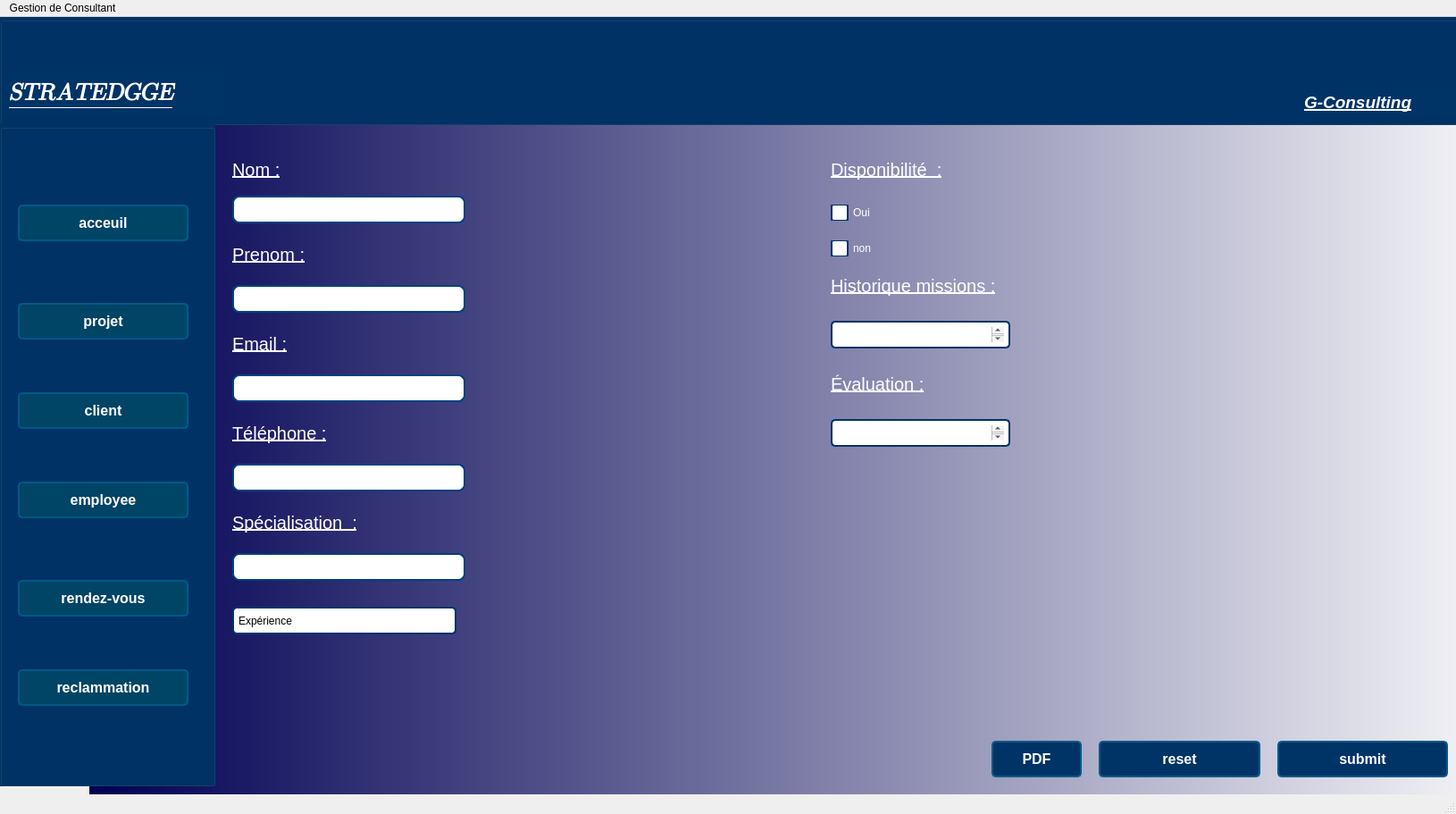
<?xml version="1.0" encoding="UTF-8"?>
<ui version="4.0">
 <class>MainWindow</class>
 <widget class="QMainWindow" name="MainWindow">
  <property name="geometry">
   <rect>
    <x>0</x>
    <y>0</y>
    <width>1630</width>
    <height>911</height>
   </rect>
  </property>
  <property name="windowTitle">
   <string>MainWindow</string>
  </property>
  <property name="autoFillBackground">
   <bool>false</bool>
  </property>
  <property name="styleSheet">
   <string notr="true"/>
  </property>
  <widget class="QWidget" name="centralwidget">
   <widget class="QLabel" name="label">
    <property name="geometry">
     <rect>
      <x>100</x>
      <y>0</y>
      <width>1631</width>
      <height>881</height>
     </rect>
    </property>
    <property name="styleSheet">
     <string notr="true">background-color:qlineargradient(spread:pad, x1:0, y1:0, x2:1, y2:0, stop:0 rgba(0, 0, 83, 255), stop:1 rgba(255, 255, 255, 255));</string>
    </property>
    <property name="text">
     <string/>
    </property>
   </widget>
   <widget class="QGroupBox" name="groupBox">
    <property name="geometry">
     <rect>
      <x>0</x>
      <y>0</y>
      <width>1631</width>
      <height>121</height>
     </rect>
    </property>
    <property name="styleSheet">
     <string notr="true">background-color: rgb(0, 51, 102);</string>
    </property>
    <property name="title">
     <string/>
    </property>
    <widget class="QLabel" name="label_6">
     <property name="geometry">
      <rect>
       <x>1460</x>
       <y>80</y>
       <width>181</width>
       <height>31</height>
      </rect>
     </property>
     <property name="font">
      <font>
       <pointsize>14</pointsize>
       <italic>true</italic>
       <bold>true</bold>
       <underline>true</underline>
       <hintingpreference>PreferVerticalHinting</hintingpreference>
      </font>
     </property>
     <property name="styleSheet">
      <string notr="true">QLabel
{
color:white;
}</string>
     </property>
     <property name="text">
      <string>G-Consulting</string>
     </property>
    </widget>
    <widget class="QLabel" name="label_3">
     <property name="geometry">
      <rect>
       <x>10</x>
       <y>60</y>
       <width>241</width>
       <height>51</height>
      </rect>
     </property>
     <property name="font">
      <font>
       <family>Segoe UI Emoji</family>
       <pointsize>20</pointsize>
       <italic>true</italic>
       <bold>true</bold>
       <underline>true</underline>
       <hintingpreference>PreferDefaultHinting</hintingpreference>
      </font>
     </property>
     <property name="styleSheet">
      <string notr="true">QLabel {
    color: white;
}
</string>
     </property>
     <property name="text">
      <string>STRATEDGGE</string>
     </property>
    </widget>
   </widget>
   <widget class="QGroupBox" name="groupBox_2">
    <property name="geometry">
     <rect>
      <x>0</x>
      <y>120</y>
      <width>241</width>
      <height>741</height>
     </rect>
    </property>
    <property name="styleSheet">
     <string notr="true">background-color: rgb(0, 51, 102);</string>
    </property>
    <property name="title">
     <string/>
    </property>
    <widget class="QPushButton" name="pushButton">
     <property name="geometry">
      <rect>
       <x>20</x>
       <y>200</y>
       <width>191</width>
       <height>41</height>
      </rect>
     </property>
     <property name="font">
      <font>
       <pointsize>-1</pointsize>
       <bold>true</bold>
       <hintingpreference>PreferFullHinting</hintingpreference>
      </font>
     </property>
     <property name="contextMenuPolicy">
      <enum>Qt::ContextMenuPolicy::NoContextMenu</enum>
     </property>
     <property name="styleSheet">
      <string notr="true">QPushButton {
    background-color: #004466;  /* Dark Blue */
    color: white;  /* Text color */
    font-size: 16px;  /* Font size */
    font-weight: bold;  /* Make text bold */
    padding: 10px 20px;  /* Padding inside the button */
    border: 2px solid #005a87;  /* Border color */
    border-radius: 5px;  /* Rounded corners */
}

QPushButton:hover {
    background-color: #005a87;  /* Lighter blue when hovering */
    border-color: #003366;  /* Darker border when hovering */
}

QPushButton:pressed {
    background-color: #002d4d;  /* Darker blue when pressed */
}</string>
     </property>
     <property name="text">
      <string>projet</string>
     </property>
     <property name="flat">
      <bool>false</bool>
     </property>
    </widget>
    <widget class="QPushButton" name="pushButton_2">
     <property name="geometry">
      <rect>
       <x>20</x>
       <y>300</y>
       <width>191</width>
       <height>41</height>
      </rect>
     </property>
     <property name="font">
      <font>
       <pointsize>-1</pointsize>
       <bold>true</bold>
       <hintingpreference>PreferFullHinting</hintingpreference>
      </font>
     </property>
     <property name="contextMenuPolicy">
      <enum>Qt::ContextMenuPolicy::NoContextMenu</enum>
     </property>
     <property name="styleSheet">
      <string notr="true">QPushButton {
    background-color: #004466;  /* Dark Blue */
    color: white;  /* Text color */
    font-size: 16px;  /* Font size */
    font-weight: bold;  /* Make text bold */
    padding: 10px 20px;  /* Padding inside the button */
    border: 2px solid #005a87;  /* Border color */
    border-radius: 5px;  /* Rounded corners */
}

QPushButton:hover {
    background-color: #005a87;  /* Lighter blue when hovering */
    border-color: #003366;  /* Darker border when hovering */
}

QPushButton:pressed {
    background-color: #002d4d;  /* Darker blue when pressed */
}</string>
     </property>
     <property name="text">
      <string>client</string>
     </property>
     <property name="flat">
      <bool>false</bool>
     </property>
    </widget>
    <widget class="QPushButton" name="pushButton_3">
     <property name="geometry">
      <rect>
       <x>20</x>
       <y>400</y>
       <width>191</width>
       <height>41</height>
      </rect>
     </property>
     <property name="font">
      <font>
       <pointsize>-1</pointsize>
       <bold>true</bold>
       <hintingpreference>PreferFullHinting</hintingpreference>
      </font>
     </property>
     <property name="contextMenuPolicy">
      <enum>Qt::ContextMenuPolicy::NoContextMenu</enum>
     </property>
     <property name="styleSheet">
      <string notr="true">QPushButton {
    background-color: #004466;  /* Dark Blue */
    color: white;  /* Text color */
    font-size: 16px;  /* Font size */
    font-weight: bold;  /* Make text bold */
    padding: 10px 20px;  /* Padding inside the button */
    border: 2px solid #005a87;  /* Border color */
    border-radius: 5px;  /* Rounded corners */
}

QPushButton:hover {
    background-color: #005a87;  /* Lighter blue when hovering */
    border-color: #003366;  /* Darker border when hovering */
}

QPushButton:pressed {
    background-color: #002d4d;  /* Darker blue when pressed */
}</string>
     </property>
     <property name="text">
      <string>employee</string>
     </property>
     <property name="flat">
      <bool>false</bool>
     </property>
    </widget>
    <widget class="QPushButton" name="pushButton_4">
     <property name="geometry">
      <rect>
       <x>20</x>
       <y>510</y>
       <width>191</width>
       <height>41</height>
      </rect>
     </property>
     <property name="font">
      <font>
       <pointsize>-1</pointsize>
       <bold>true</bold>
       <hintingpreference>PreferFullHinting</hintingpreference>
      </font>
     </property>
     <property name="contextMenuPolicy">
      <enum>Qt::ContextMenuPolicy::NoContextMenu</enum>
     </property>
     <property name="styleSheet">
      <string notr="true">QPushButton {
    background-color: #004466;  /* Dark Blue */
    color: white;  /* Text color */
    font-size: 16px;  /* Font size */
    font-weight: bold;  /* Make text bold */
    padding: 10px 20px;  /* Padding inside the button */
    border: 2px solid #005a87;  /* Border color */
    border-radius: 5px;  /* Rounded corners */
}

QPushButton:hover {
    background-color: #005a87;  /* Lighter blue when hovering */
    border-color: #003366;  /* Darker border when hovering */
}

QPushButton:pressed {
    background-color: #002d4d;  /* Darker blue when pressed */
}</string>
     </property>
     <property name="text">
      <string>rendez-vous</string>
     </property>
     <property name="flat">
      <bool>false</bool>
     </property>
    </widget>
    <widget class="QPushButton" name="pushButton_5">
     <property name="geometry">
      <rect>
       <x>20</x>
       <y>610</y>
       <width>191</width>
       <height>41</height>
      </rect>
     </property>
     <property name="font">
      <font>
       <pointsize>-1</pointsize>
       <bold>true</bold>
       <hintingpreference>PreferFullHinting</hintingpreference>
      </font>
     </property>
     <property name="contextMenuPolicy">
      <enum>Qt::ContextMenuPolicy::NoContextMenu</enum>
     </property>
     <property name="styleSheet">
      <string notr="true">QPushButton {
    background-color: #004466;  /* Dark Blue */
    color: white;  /* Text color */
    font-size: 16px;  /* Font size */
    font-weight: bold;  /* Make text bold */
    padding: 10px 20px;  /* Padding inside the button */
    border: 2px solid #005a87;  /* Border color */
    border-radius: 5px;  /* Rounded corners */
}

QPushButton:hover {
    background-color: #005a87;  /* Lighter blue when hovering */
    border-color: #003366;  /* Darker border when hovering */
}

QPushButton:pressed {
    background-color: #002d4d;  /* Darker blue when pressed */
}</string>
     </property>
     <property name="text">
      <string>reclammation</string>
     </property>
     <property name="flat">
      <bool>false</bool>
     </property>
    </widget>
    <widget class="QPushButton" name="pushButton_6">
     <property name="geometry">
      <rect>
       <x>20</x>
       <y>90</y>
       <width>191</width>
       <height>41</height>
      </rect>
     </property>
     <property name="font">
      <font>
       <pointsize>-1</pointsize>
       <bold>true</bold>
       <hintingpreference>PreferFullHinting</hintingpreference>
      </font>
     </property>
     <property name="contextMenuPolicy">
      <enum>Qt::ContextMenuPolicy::NoContextMenu</enum>
     </property>
     <property name="styleSheet">
      <string notr="true">QPushButton {
    background-color: #004466;  /* Dark Blue */
    color: white;  /* Text color */
    font-size: 16px;  /* Font size */
    font-weight: bold;  /* Make text bold */
    padding: 10px 20px;  /* Padding inside the button */
    border: 2px solid #005a87;  /* Border color */
    border-radius: 5px;  /* Rounded corners */
}

QPushButton:hover {
    background-color: #005a87;  /* Lighter blue when hovering */
    border-color: #003366;  /* Darker border when hovering */
}

QPushButton:pressed {
    background-color: #002d4d;  /* Darker blue when pressed */
}</string>
     </property>
     <property name="text">
      <string>acceuil</string>
     </property>
     <property name="flat">
      <bool>false</bool>
     </property>
    </widget>
   </widget>
   <widget class="QLabel" name="label_9">
    <property name="geometry">
     <rect>
      <x>260</x>
      <y>150</y>
      <width>111</width>
      <height>41</height>
     </rect>
    </property>
    <property name="font">
     <font>
      <pointsize>15</pointsize>
      <underline>true</underline>
      <hintingpreference>PreferDefaultHinting</hintingpreference>
     </font>
    </property>
    <property name="styleSheet">
     <string notr="true">QLabel
{color:white;
}</string>
    </property>
    <property name="text">
     <string>Nom :</string>
    </property>
   </widget>
   <widget class="QLineEdit" name="lineEdit_4">
    <property name="geometry">
     <rect>
      <x>260</x>
      <y>200</y>
      <width>261</width>
      <height>31</height>
     </rect>
    </property>
    <property name="styleSheet">
     <string notr="true">QLineEdit {
    border: 2px solid #004080; /* Contour bleu foncé */
    border-radius: 8px;        /* Bords arrondis */
    background-color: white;   /* Intérieur blanc */
    padding: 5px;              /* Espacement du texte */
    font-size: 14px;           /* Taille du texte */
}</string>
    </property>
   </widget>
   <widget class="QLabel" name="label_7">
    <property name="geometry">
     <rect>
      <x>260</x>
      <y>250</y>
      <width>111</width>
      <height>31</height>
     </rect>
    </property>
    <property name="font">
     <font>
      <pointsize>15</pointsize>
      <underline>true</underline>
      <hintingpreference>PreferDefaultHinting</hintingpreference>
     </font>
    </property>
    <property name="styleSheet">
     <string notr="true">QLabel
{color:white;
}</string>
    </property>
    <property name="text">
     <string>Prenom :</string>
    </property>
   </widget>
   <widget class="QLineEdit" name="lineEdit_5">
    <property name="geometry">
     <rect>
      <x>260</x>
      <y>300</y>
      <width>261</width>
      <height>31</height>
     </rect>
    </property>
    <property name="styleSheet">
     <string notr="true">QLineEdit {
    border: 2px solid #004080; /* Contour bleu foncé */
    border-radius: 8px;        /* Bords arrondis */
    background-color: white;   /* Intérieur blanc */
    padding: 5px;              /* Espacement du texte */
    font-size: 14px;           /* Taille du texte */
}</string>
    </property>
   </widget>
   <widget class="QLabel" name="label_8">
    <property name="geometry">
     <rect>
      <x>260</x>
      <y>350</y>
      <width>111</width>
      <height>31</height>
     </rect>
    </property>
    <property name="font">
     <font>
      <pointsize>15</pointsize>
      <underline>true</underline>
      <hintingpreference>PreferDefaultHinting</hintingpreference>
     </font>
    </property>
    <property name="styleSheet">
     <string notr="true">QLabel
{color:white;
}</string>
    </property>
    <property name="text">
     <string>Email :</string>
    </property>
   </widget>
   <widget class="QLineEdit" name="lineEdit_6">
    <property name="geometry">
     <rect>
      <x>260</x>
      <y>400</y>
      <width>261</width>
      <height>31</height>
     </rect>
    </property>
    <property name="styleSheet">
     <string notr="true">QLineEdit {
    border: 2px solid #004080; /* Contour bleu foncé */
    border-radius: 8px;        /* Bords arrondis */
    background-color: white;   /* Intérieur blanc */
    padding: 5px;              /* Espacement du texte */
    font-size: 14px;           /* Taille du texte */
}</string>
    </property>
   </widget>
   <widget class="QLabel" name="label_10">
    <property name="geometry">
     <rect>
      <x>260</x>
      <y>450</y>
      <width>141</width>
      <height>31</height>
     </rect>
    </property>
    <property name="font">
     <font>
      <pointsize>15</pointsize>
      <underline>true</underline>
      <hintingpreference>PreferDefaultHinting</hintingpreference>
     </font>
    </property>
    <property name="styleSheet">
     <string notr="true">QLabel
{color:white;
}</string>
    </property>
    <property name="text">
     <string>Téléphone :</string>
    </property>
   </widget>
   <widget class="QLineEdit" name="lineEdit_7">
    <property name="geometry">
     <rect>
      <x>260</x>
      <y>500</y>
      <width>261</width>
      <height>31</height>
     </rect>
    </property>
    <property name="styleSheet">
     <string notr="true">QLineEdit {
    border: 2px solid #004080; /* Contour bleu foncé */
    border-radius: 8px;        /* Bords arrondis */
    background-color: white;   /* Intérieur blanc */
    padding: 5px;              /* Espacement du texte */
    font-size: 14px;           /* Taille du texte */
}</string>
    </property>
   </widget>
   <widget class="QLabel" name="label_11">
    <property name="geometry">
     <rect>
      <x>260</x>
      <y>550</y>
      <width>191</width>
      <height>31</height>
     </rect>
    </property>
    <property name="font">
     <font>
      <pointsize>15</pointsize>
      <underline>true</underline>
      <hintingpreference>PreferDefaultHinting</hintingpreference>
     </font>
    </property>
    <property name="styleSheet">
     <string notr="true">QLabel
{color:white;
}</string>
    </property>
    <property name="text">
     <string>Spécialisation  :</string>
    </property>
   </widget>
   <widget class="QLineEdit" name="lineEdit_8">
    <property name="geometry">
     <rect>
      <x>260</x>
      <y>600</y>
      <width>261</width>
      <height>31</height>
     </rect>
    </property>
    <property name="styleSheet">
     <string notr="true">QLineEdit {
    border: 2px solid #004080; /* Contour bleu foncé */
    border-radius: 8px;        /* Bords arrondis */
    background-color: white;   /* Intérieur blanc */
    padding: 5px;              /* Espacement du texte */
    font-size: 14px;           /* Taille du texte */
}</string>
    </property>
   </widget>
   <widget class="QComboBox" name="comboBox">
    <property name="geometry">
     <rect>
      <x>260</x>
      <y>660</y>
      <width>251</width>
      <height>31</height>
     </rect>
    </property>
    <property name="styleSheet">
     <string notr="true">QComboBox {
    background-color: white; /* Background color */
    color: black; /* Text color */
    border: 2px solid rgb(0, 51, 102); /* Border color */
    border-radius: 5px; /* Rounded border */
    padding: 5px; /* Space inside */
}

QComboBox:hover {
    background-color: rgb(240, 240, 240); /* Slightly lighter background on hover */
}

QComboBox::drop-down {
    border: none; /* Remove the default dropdown border */
    width: 20px;
}

QComboBox::down-arrow {
    image: url(:/down-arrow.png); /* Optional: Custom dropdown arrow */
    width: 14px;
    height: 14px;
}

QComboBox QAbstractItemView {
    background-color: white; /* Dropdown list background */
    color: black; /* Dropdown text color */
    border: 2px solid rgb(0, 51, 102); /* Border for dropdown list */
    selection-background-color: rgb(0, 51, 102); /* Background when an item is selected */
    selection-color: white; /* Text color when selected */
}
</string>
    </property>
    <item>
     <property name="text">
      <string>Expérience</string>
     </property>
    </item>
    <item>
     <property name="text">
      <string>+1</string>
     </property>
    </item>
    <item>
     <property name="text">
      <string>+2</string>
     </property>
    </item>
    <item>
     <property name="text">
      <string>+3</string>
     </property>
    </item>
    <item>
     <property name="text">
      <string>+4</string>
     </property>
    </item>
    <item>
     <property name="text">
      <string>+5</string>
     </property>
    </item>
    <item>
     <property name="text">
      <string>+..</string>
     </property>
    </item>
   </widget>
   <widget class="QLabel" name="label_12">
    <property name="geometry">
     <rect>
      <x>930</x>
      <y>150</y>
      <width>181</width>
      <height>41</height>
     </rect>
    </property>
    <property name="font">
     <font>
      <pointsize>15</pointsize>
      <underline>true</underline>
      <hintingpreference>PreferDefaultHinting</hintingpreference>
     </font>
    </property>
    <property name="styleSheet">
     <string notr="true">QLabel
{color:white;
}</string>
    </property>
    <property name="text">
     <string>Disponibilité  :</string>
    </property>
   </widget>
   <widget class="QCheckBox" name="checkBox">
    <property name="geometry">
     <rect>
      <x>930</x>
      <y>250</y>
      <width>58</width>
      <height>18</height>
     </rect>
    </property>
    <property name="styleSheet">
     <string notr="true">QCheckBox {
    color: white; /* Text color */
    spacing: 5px; /* Space between checkbox and text */
}

QCheckBox::indicator {
    width: 16px;
    height: 16px;
    border: 2px solid rgb(0, 51, 102); /* Border color */
    border-radius: 3px; /* Slightly rounded edges */
    background-color: white; /* Checkbox background */
}

QCheckBox::indicator:hover {
    background-color: rgb(240, 240, 240); /* Light background on hover */
}

QCheckBox::indicator:checked {
    background-color: rgb(0, 51, 102); /* Background when checked */
    border: 2px solid rgb(0, 51, 102); /* Border stays the same */
    image: url(:/checkmark.png); /* Optional: Custom checkmark */
}

QCheckBox::indicator:unchecked {
    background-color: white; /* Unchecked background */
}

QCheckBox::indicator:checked:hover {
    background-color: rgb(0, 61, 122); /* Slightly lighter blue when checked &amp; hovered */
}
</string>
    </property>
    <property name="text">
     <string>non</string>
    </property>
   </widget>
   <widget class="QCheckBox" name="checkBox_2">
    <property name="geometry">
     <rect>
      <x>930</x>
      <y>210</y>
      <width>58</width>
      <height>18</height>
     </rect>
    </property>
    <property name="styleSheet">
     <string notr="true">QCheckBox {
    color: white; /* Text color */
    spacing: 5px; /* Space between checkbox and text */
}

QCheckBox::indicator {
    width: 16px;
    height: 16px;
    border: 2px solid rgb(0, 51, 102); /* Border color */
    border-radius: 3px; /* Slightly rounded edges */
    background-color: white; /* Checkbox background */
}

QCheckBox::indicator:hover {
    background-color: rgb(240, 240, 240); /* Light background on hover */
}

QCheckBox::indicator:checked {
    background-color: rgb(0, 51, 102); /* Background when checked */
    border: 2px solid rgb(0, 51, 102); /* Border stays the same */
    image: url(:/checkmark.png); /* Optional: Custom checkmark */
}

QCheckBox::indicator:unchecked {
    background-color: white; /* Unchecked background */
}

QCheckBox::indicator:checked:hover {
    background-color: rgb(0, 61, 122); /* Slightly lighter blue when checked &amp; hovered */
}
</string>
    </property>
    <property name="text">
     <string>Oui</string>
    </property>
   </widget>
   <widget class="QTextEdit" name="textEdit_5">
    <property name="geometry">
     <rect>
      <x>930</x>
      <y>340</y>
      <width>201</width>
      <height>31</height>
     </rect>
    </property>
    <property name="styleSheet">
     <string notr="true">QTextEdit {
    background-color: white; /* Background color */
    color: black; /* Text color */
    border: 2px solid rgb(0, 51, 102); /* Border color */
    border-radius: 5px; /* Optional: Slightly rounded corners */
    padding: 5px; /* Ensures text isn't too close to the edges */
}
</string>
    </property>
   </widget>
   <widget class="QLabel" name="label_13">
    <property name="geometry">
     <rect>
      <x>930</x>
      <y>280</y>
      <width>241</width>
      <height>41</height>
     </rect>
    </property>
    <property name="font">
     <font>
      <pointsize>15</pointsize>
      <underline>true</underline>
      <hintingpreference>PreferDefaultHinting</hintingpreference>
     </font>
    </property>
    <property name="styleSheet">
     <string notr="true">QLabel
{color:white;
}</string>
    </property>
    <property name="text">
     <string>Historique missions :</string>
    </property>
   </widget>
   <widget class="QLabel" name="label_14">
    <property name="geometry">
     <rect>
      <x>930</x>
      <y>390</y>
      <width>241</width>
      <height>41</height>
     </rect>
    </property>
    <property name="font">
     <font>
      <pointsize>15</pointsize>
      <underline>true</underline>
      <hintingpreference>PreferDefaultHinting</hintingpreference>
     </font>
    </property>
    <property name="styleSheet">
     <string notr="true">QLabel
{color:white;
}</string>
    </property>
    <property name="text">
     <string>Évaluation :</string>
    </property>
   </widget>
   <widget class="QTextEdit" name="textEdit_6">
    <property name="geometry">
     <rect>
      <x>930</x>
      <y>450</y>
      <width>201</width>
      <height>31</height>
     </rect>
    </property>
    <property name="styleSheet">
     <string notr="true">QTextEdit {
    background-color: white; /* Background color */
    color: black; /* Text color */
    border: 2px solid rgb(0, 51, 102); /* Border color */
    border-radius: 5px; /* Optional: Slightly rounded corners */
    padding: 5px; /* Ensures text isn't too close to the edges */
}
</string>
    </property>
   </widget>
   <widget class="QPushButton" name="pushButton_8">
    <property name="geometry">
     <rect>
      <x>1430</x>
      <y>810</y>
      <width>191</width>
      <height>41</height>
     </rect>
    </property>
    <property name="font">
     <font>
      <pointsize>-1</pointsize>
      <bold>true</bold>
      <hintingpreference>PreferFullHinting</hintingpreference>
     </font>
    </property>
    <property name="contextMenuPolicy">
     <enum>Qt::ContextMenuPolicy::NoContextMenu</enum>
    </property>
    <property name="styleSheet">
     <string notr="true">QPushButton {
    background-color: #003366;  /* Dark Blue */
    color: white;  /* Text color */
    font-size: 16px;  /* Font size */
    font-weight: bold;  /* Make text bold */
    padding: 10px 20px;  /* Padding inside the button */
    border: 2px solid #005a87;  /* Border color */
    border-radius: 5px;  /* Rounded corners */
}

QPushButton:hover {
    background-color: #005a87;  /* Lighter blue when hovering */
    border-color: #003366;  /* Darker border when hovering */
}

QPushButton:pressed {
    background-color: #002d4d;  /* Darker blue when pressed */
}</string>
    </property>
    <property name="text">
     <string>submit</string>
    </property>
    <property name="flat">
     <bool>false</bool>
    </property>
   </widget>
   <widget class="QPushButton" name="pushButton_7">
    <property name="geometry">
     <rect>
      <x>1230</x>
      <y>810</y>
      <width>181</width>
      <height>41</height>
     </rect>
    </property>
    <property name="font">
     <font>
      <pointsize>-1</pointsize>
      <bold>true</bold>
      <stylestrategy>PreferDefault</stylestrategy>
      <hintingpreference>PreferNoHinting</hintingpreference>
     </font>
    </property>
    <property name="styleSheet">
     <string notr="true">QPushButton {
    background-color: #003366;  /* Dark Blue */
    color: white;  /* Text color */
    font-size: 16px;  /* Font size */
    font-weight: bold;  /* Make text bold */
    padding: 10px 20px;  /* Padding inside the button */
    border: 2px solid #005a87;  /* Border color */
    border-radius: 5px;  /* Rounded corners */
}

QPushButton:hover {
    background-color: #005a87;  /* Lighter blue when hovering */
    border-color: #003366;  /* Darker border when hovering */
}

QPushButton:pressed {
    background-color: #002d4d;  /* Darker blue when pressed */
}</string>
    </property>
    <property name="text">
     <string>reset</string>
    </property>
   </widget>
   <widget class="QPushButton" name="pushButton_11">
    <property name="geometry">
     <rect>
      <x>1110</x>
      <y>810</y>
      <width>101</width>
      <height>41</height>
     </rect>
    </property>
    <property name="font">
     <font>
      <pointsize>-1</pointsize>
      <bold>true</bold>
      <hintingpreference>PreferFullHinting</hintingpreference>
     </font>
    </property>
    <property name="contextMenuPolicy">
     <enum>Qt::ContextMenuPolicy::NoContextMenu</enum>
    </property>
    <property name="styleSheet">
     <string notr="true">QPushButton {
    background-color: #003366;  /* Dark Blue */
    color: white;  /* Text color */
    font-size: 16px;  /* Font size */
    font-weight: bold;  /* Make text bold */
    padding: 10px 20px;  /* Padding inside the button */
    border: 2px solid #005a87;  /* Border color */
    border-radius: 5px;  /* Rounded corners */
}

QPushButton:hover {
    background-color: #005a87;  /* Lighter blue when hovering */
    border-color: #003366;  /* Darker border when hovering */
}

QPushButton:pressed {
    background-color: #002d4d;  /* Darker blue when pressed */
}</string>
    </property>
    <property name="text">
     <string>PDF</string>
    </property>
    <property name="flat">
     <bool>false</bool>
    </property>
   </widget>
  </widget>
  <widget class="QMenuBar" name="menubar">
   <property name="geometry">
    <rect>
     <x>0</x>
     <y>0</y>
     <width>1630</width>
     <height>26</height>
    </rect>
   </property>
   <widget class="QMenu" name="menuGestion_de_Consultant">
    <property name="title">
     <string>Gestion de Consultant</string>
    </property>
   </widget>
   <addaction name="menuGestion_de_Consultant"/>
  </widget>
  <widget class="QStatusBar" name="statusbar"/>
 </widget>
 <resources/>
 <connections/>
</ui>
